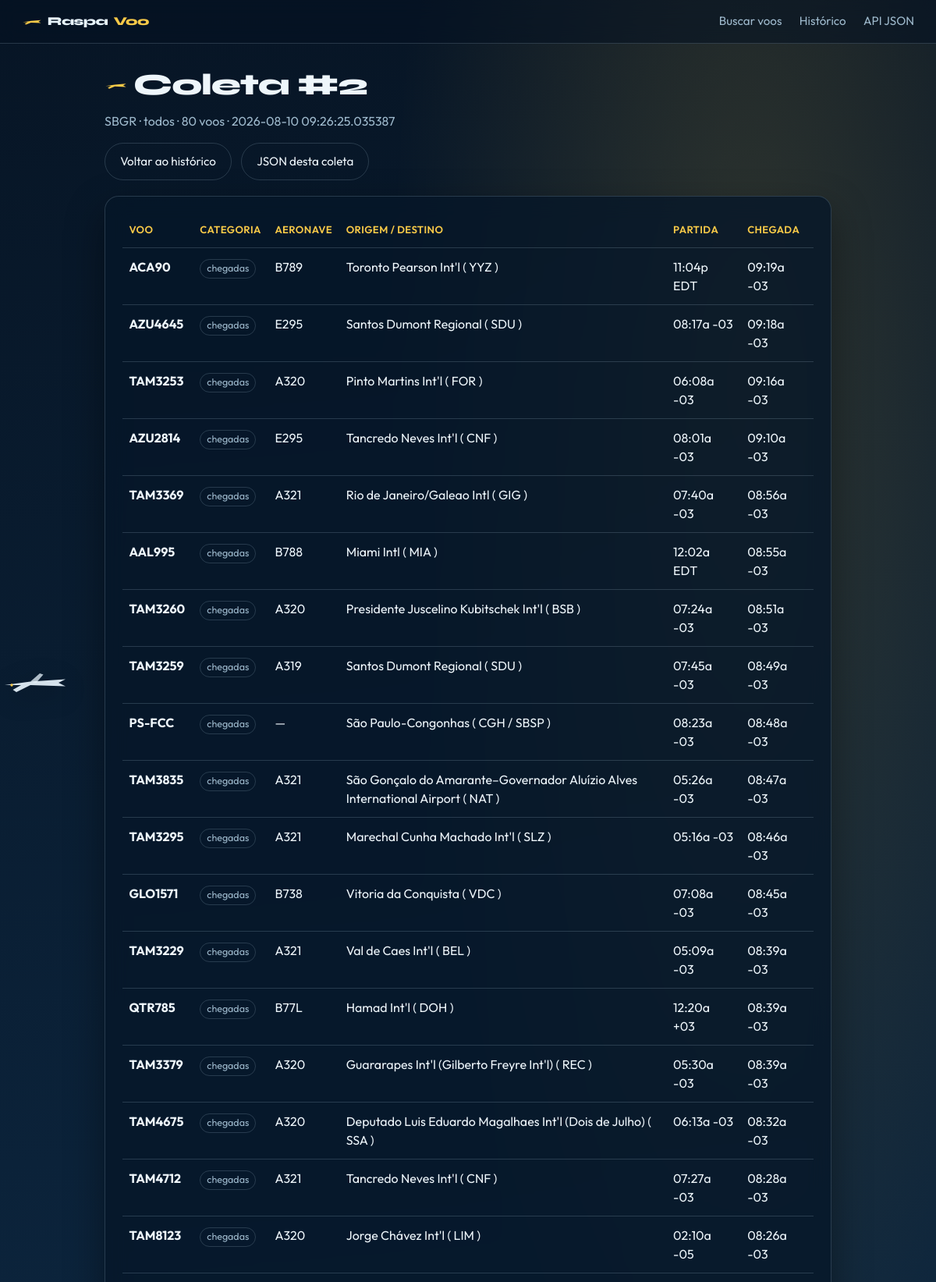
Screenshot of /historico/2 (upper part) with the database file from the repository.
### models/coleta_voo.py (models this page shows, shortened)
class ColetaVoo(ModeloBase):
    __bind_key__ = "historico"
    __tablename__ = "coletas_voo"
    fonte = db.Column(db.String(255), nullable=False)
    aeroporto = db.Column(db.String(10), nullable=False)
    tipo_busca = db.Column(db.String(20), nullable=False)
    total = db.Column(db.Integer, nullable=False, default=0)
    voos = db.relationship(
        "VooInfo",
        back_populates="coleta",
        cascade="all, delete-orphan",
    )

### models/voo_info.py (models this page shows, shortened)
class VooInfo(ModeloBase):
    __bind_key__ = "historico"
    __tablename__ = "voos_info"
    coleta_id = db.Column(
        db.Integer,
        db.ForeignKey("coletas_voo.id"),
        nullable=False,
    )
    categoria = db.Column(db.String(40), nullable=False)
    identificacao = db.Column(db.String(40), nullable=False)
    tipo_aeronave = db.Column(db.String(40))
    local = db.Column(db.String(200))
    partida = db.Column(db.String(80))
    chegada = db.Column(db.String(80))
    coleta = db.relationship("ColetaVoo", back_populates="voos")

### controllers/site_controller.py (the view)
@site_bp.route("/historico/<int:coleta_id>")
def detalhe_coleta(coleta_id: int):
    coleta = db.session.get(ColetaVoo, coleta_id)
    if not coleta:
        flash("Coleta não encontrada.", "erro")
        return redirect(url_for("site.historico"))
    return render_template("detalhe_coleta.html", coleta=coleta)

### views/templates/detalhe_coleta.html (shortened to what this page needs)
{% extends "layout.html" %}
{% block content %}
<section class="topo-pagina">
    <h1>
        <svg class="titulo-aviao" viewBox="0 0 48 20" aria-hidden="true">
            <path d="M2 12 L22 9 L46 7 L40 11 L46 14 L22 13 L10 18 L7 16 L14 12 Z" fill="currentColor"/>
        </svg>
        Coleta #{{ coleta.id }}
    </h1>
    <p class="subtitulo">
        {{ coleta.aeroporto }} · {{ coleta.tipo_busca }} · {{ coleta.total }} voos · {{ coleta.data_criacao }}
    </p>
    <div class="hero-actions">
        <a class="btn" href="{{ url_for('site.historico') }}">Voltar ao histórico</a>
        <a class="btn" href="/api/historico/coletas/{{ coleta.id }}" target="_blank">JSON desta coleta</a>
    </div>
</section>
<section class="painel" style="margin-top: 1.25rem;">
    {% if coleta.voos %}
    <div class="tabela-wrap">
        <table class="tabela">
            <thead>
                <tr>
                    <th>Voo</th>
                    <th>Categoria</th>
                    <th>Aeronave</th>
                    <th>Origem / Destino</th>
                    <th>Partida</th>
                    <th>Chegada</th>
                </tr>
            </thead>
            <tbody>
                {% for v in coleta.voos %}
                <tr>
                    <td><strong>{{ v.identificacao }}</strong></td>
                    <td><span class="tag">{{ v.categoria }}</span></td>
                    <td>{{ v.tipo_aeronave or "—" }}</td>
                    <td>{{ v.local or "—" }}</td>
                    <td>{{ v.partida or "—" }}</td>
                    <td>{{ v.chegada or "—" }}</td>
                </tr>
                {% endfor %}
            </tbody>
        </table>
    </div>
    {% else %}
    <p class="vazio">Esta coleta não tem voos.</p>
    {% endif %}
</section>
{% endblock %}

### views/templates/layout.html (shortened to what this page needs)
<!DOCTYPE html>
<html lang="pt-BR">
<head>
    <link rel="stylesheet" href="{{ url_for('static', filename='css/style.css') }}">
</head>
<body>
    <div class="ceu" aria-hidden="true">
    </div>
    <nav class="nav">
        <a class="nav-brand" href="{{ url_for('site.home') }}">
            <svg class="nav-aviao" viewBox="0 0 48 20" aria-hidden="true">
                <path d="M2 12 L22 9 L46 7 L40 11 L46 14 L22 13 L10 18 L7 16 L14 12 Z" fill="currentColor"/>
            </svg>
            Raspa<span>Voo</span>
        </a>
        <a href="{{ url_for('site.home') }}">Buscar voos</a>
        <a href="{{ url_for('site.historico') }}">Histórico</a>
        <a href="/api" target="_blank">API JSON</a>
    </nav>
    <main class="container">
        {% block content %}{% endblock %}
    </main>
</body>
</html>

### views/static/css/style.css (style rules this page uses)
* { box-sizing: border-box; }
:root { --ceu-alto: #071525; --ceu-meio: #0f2f4d; --horizonte: #1a5a7a; --pista: #f7c948; --pista-clara: #ffe08a; --nuvem: #e8f4fc; --texto: #eef6fb; --texto-suave: #9eb9cc; --painel: rgba(6, 22, 40, 0.78); --borda: rgba(158, 185, 204, 0.22); --erro: #ff8a7a; --sucesso: #5eead4; --sombra: 0 20px 50px rgba(0, 0, 0, 0.4); }
body { margin: 0; min-height: 100vh; font-family: "Outfit", sans-serif; color: var(--texto); background: radial-gradient(ellipse 70% 45% at 80% 8%, rgba(247, 201, 72, 0.16), transparent 55%), radial-gradient(ellipse 50% 35% at 10% 90%, rgba(26, 90, 122, 0.45), transparent 60%), linear-gradient(175deg, var(--ceu-alto) 0%, var(--ceu-meio) 48%, var(--horizonte) 100%); background-attachment: fixed; line-height: 1.5; overflow-x: hidden; }
.ceu { position: fixed; inset: 0; pointer-events: none; z-index: 0; overflow: hidden; }
.aviao-flutuante { position: absolute; top: 14%; width: 90px; color: var(--nuvem); animation: voar 28s linear infinite; filter: drop-shadow(0 8px 16px rgba(0, 0, 0, 0.35)); }
.nav, .container { position: relative; z-index: 1; }
.nav { display: flex; flex-wrap: wrap; gap: 0.85rem 1.4rem; align-items: center; padding: 1rem 1.75rem; border-bottom: 1px solid var(--borda); backdrop-filter: blur(12px); background: rgba(5, 18, 34, 0.55); }
.nav a { color: var(--texto-suave); text-decoration: none; font-size: 0.95rem; transition: color 0.2s; }
.nav-brand { display: inline-flex; align-items: center; gap: 0.45rem; font-family: "Syne", sans-serif; font-weight: 800; font-size: 1.35rem; color: var(--nuvem) !important; margin-right: auto; letter-spacing: -0.03em; }
.nav-brand span { color: var(--pista); }
.nav-aviao { width: 1.6rem; height: auto; color: var(--pista); }
.container { max-width: 980px; margin: 0 auto; padding: 1.5rem 1.5rem 3rem; }
.topo-pagina { animation: fade-up 0.55s ease both; margin-bottom: 0.5rem; }
.topo-pagina h1 { display: flex; align-items: center; gap: 0.5rem; font-family: "Syne", sans-serif; font-weight: 800; font-size: clamp(1.8rem, 4vw, 2.4rem); margin: 0 0 0.35rem; letter-spacing: -0.03em; }
.titulo-aviao { width: 1.8rem; color: var(--pista); flex-shrink: 0; }
.subtitulo { color: var(--texto-suave); margin: 0 0 1rem; }
.hero-actions { display: flex; flex-wrap: wrap; gap: 0.75rem; }
.painel { background: var(--painel); border: 1px solid var(--borda); border-radius: 18px; padding: 1.35rem; box-shadow: var(--sombra); backdrop-filter: blur(14px); animation: fade-up 0.75s ease both; }
.btn { display: inline-block; padding: 0.72rem 1.2rem; background: transparent; color: var(--texto); text-decoration: none; border: 1px solid var(--borda); border-radius: 999px; font-size: 0.95rem; font-family: inherit; cursor: pointer; transition: background 0.2s, border-color 0.2s, transform 0.15s; white-space: nowrap; }
.tabela-wrap { overflow-x: auto; }
.tabela { width: 100%; border-collapse: collapse; }
.tabela th, .tabela td { padding: 0.75rem 0.55rem; text-align: left; border-bottom: 1px solid var(--borda); vertical-align: top; }
.tabela th { color: var(--pista); font-weight: 600; font-size: 0.82rem; text-transform: uppercase; letter-spacing: 0.03em; }
.tag { display: inline-block; padding: 0.15rem 0.5rem; border-radius: 999px; border: 1px solid var(--borda); font-size: 0.78rem; color: var(--texto-suave); white-space: nowrap; }

### rows the page displays
ColetaVoo: id "2", aeroporto "SBGR", tipo_busca "todos", total "80", data_criacao "2026-08-10 09:26:25.035387"
VooInfo: identificacao "ACA90", categoria "chegadas", tipo_aeronave "B789", local "Toronto Pearson Int'l ( YYZ )", partida "11:04p EDT", chegada "09:19a -03"
VooInfo: identificacao "AZU4645", categoria "chegadas", tipo_aeronave "E295", local "Santos Dumont Regional ( SDU )", partida "08:17a -03", chegada "09:18a -03"
VooInfo: identificacao "TAM3253", categoria "chegadas", tipo_aeronave "A320", local "Pinto Martins Int'l ( FOR )", partida "06:08a -03", chegada "09:16a -03"
VooInfo: identificacao "AZU2814", categoria "chegadas", tipo_aeronave "E295", local "Tancredo Neves Int'l ( CNF )", partida "08:01a -03", chegada "09:10a -03"
VooInfo: identificacao "TAM3369", categoria "chegadas", tipo_aeronave "A321", local "Rio de Janeiro/Galeao Intl ( GIG )", partida "07:40a -03", chegada "08:56a -03"
VooInfo: identificacao "AAL995", categoria "chegadas", tipo_aeronave "B788", local "Miami Intl ( MIA )", partida "12:02a EDT", chegada "08:55a -03"
VooInfo: identificacao "TAM3260", categoria "chegadas", tipo_aeronave "A320", local "Presidente Juscelino Kubitschek Int'l ( BSB )", partida "07:24a -03", chegada "08:51a -03"
VooInfo: identificacao "TAM3259", categoria "chegadas", tipo_aeronave "A319", local "Santos Dumont Regional ( SDU )", partida "07:45a -03", chegada "08:49a -03"
VooInfo: identificacao "PS-FCC", categoria "chegadas", tipo_aeronave "—", local "São Paulo-Congonhas ( CGH / SBSP )", partida "08:23a -03", chegada "08:48a -03"
VooInfo: identificacao "TAM3835", categoria "chegadas", tipo_aeronave "A321", local "São Gonçalo do Amarante–Governador Aluízio Alves International Airport ( NAT )", partida "05:26a -03", chegada "08:47a -03"
VooInfo: identificacao "TAM3295", categoria "chegadas", tipo_aeronave "A321", local "Marechal Cunha Machado Int'l ( SLZ )", partida "05:16a -03", chegada "08:46a -03"
VooInfo: identificacao "GLO1571", categoria "chegadas", tipo_aeronave "B738", local "Vitoria da Conquista ( VDC )", partida "07:08a -03", chegada "08:45a -03"
VooInfo: identificacao "TAM3229", categoria "chegadas", tipo_aeronave "A321", local "Val de Caes Int'l ( BEL )", partida "05:09a -03", chegada "08:39a -03"
VooInfo: identificacao "QTR785", categoria "chegadas", tipo_aeronave "B77L", local "Hamad Int'l ( DOH )", partida "12:20a +03", chegada "08:39a -03"
VooInfo: identificacao "TAM3379", categoria "chegadas", tipo_aeronave "A320", local "Guararapes Int'l (Gilberto Freyre Int'l) ( REC )", partida "05:30a -03", chegada "08:39a -03"
VooInfo: identificacao "TAM4675", categoria "chegadas", tipo_aeronave "A320", local "Deputado Luis Eduardo Magalhaes Int'l (Dois de Julho) ( SSA )", partida "06:13a -03", chegada "08:32a -03"
VooInfo: identificacao "TAM4712", categoria "chegadas", tipo_aeronave "A321", local "Tancredo Neves Int'l ( CNF )", partida "07:27a -03", chegada "08:28a -03"
VooInfo: identificacao "TAM8123", categoria "chegadas", tipo_aeronave "A320", local "Jorge Chávez Int'l ( LIM )", partida "02:10a -05", chegada "08:26a -03"
